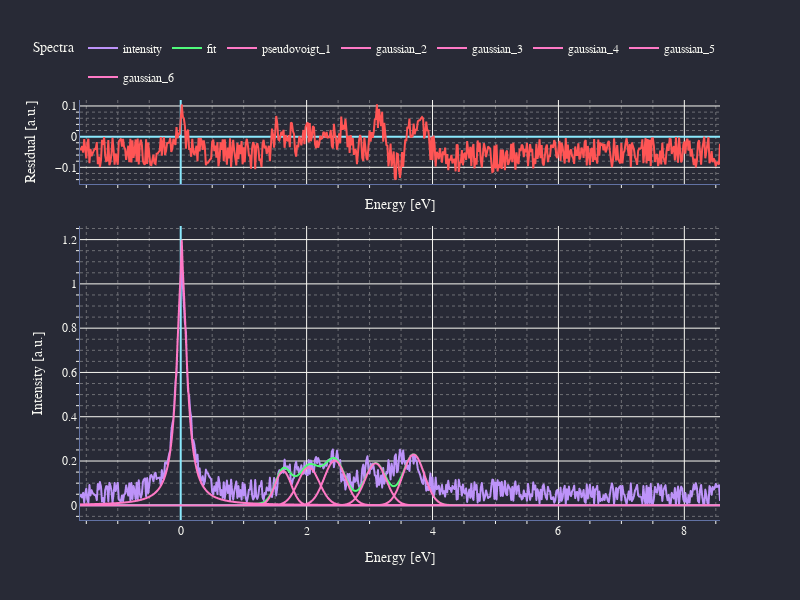
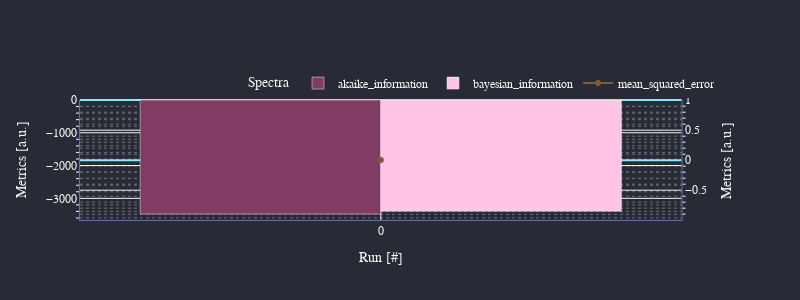

The cell these charts' notebook holds for them, in order:
### Markdown cell above
#### Run fitting and plot the results in the dark theme

### Code cell
spn.solver_model(initial_model=initial_model)

### Figure 1 — Plotly figure (JSON) as saved in the notebook; plotly's stock layout.template omitted (floating-point values rounded to 4 significant figures; data arrays with more than 128 entries replaced by an {"elided": "..."} marker saying what was removed)
{"data": [{"hovertemplate": "energy=%{x}<br>residual=%{y}<extra></extra>", "legendgroup": "", "line": {"color": "#ff5555", "dash": "solid"}, "marker": {"symbol": "circle"}, "mode": "lines", "name": "", "orientation": "v", "showlegend": false, "type": "scatter", "x": {"elided": "611 float values"}, "xaxis": "x", "y": {"elided": "611 float values"}, "yaxis": "y"}, {"hovertemplate": "variable=intensity<br>energy=%{x}<br>value=%{y}<extra></extra>", "legendgroup": "intensity", "line": {"color": "#bd93f9", "dash": "solid"}, "marker": {"symbol": "circle"}, "mode": "lines", "name": "intensity", "showlegend": true, "type": "scattergl", "x": {"elided": "611 float values"}, "xaxis": "x2", "y": {"elided": "611 float values"}, "yaxis": "y2"}, {"hovertemplate": "variable=fit<br>energy=%{x}<br>value=%{y}<extra></extra>", "legendgroup": "fit", "line": {"color": "#50fa7b", "dash": "solid"}, "marker": {"symbol": "circle"}, "mode": "lines", "name": "fit", "showlegend": true, "type": "scattergl", "x": {"elided": "611 float values"}, "xaxis": "x2", "y": {"elided": "611 float values"}, "yaxis": "y2"}, {"hovertemplate": "variable=pseudovoigt_1<br>energy=%{x}<br>value=%{y}<extra></extra>", "legendgroup": "pseudovoigt_1", "line": {"color": "#ff79c6", "dash": "solid"}, "marker": {"symbol": "circle"}, "mode": "lines", "name": "pseudovoigt_1", "showlegend": true, "type": "scattergl", "x": {"elided": "611 float values"}, "xaxis": "x2", "y": {"elided": "611 float values"}, "yaxis": "y2"}, {"hovertemplate": "variable=gaussian_2<br>energy=%{x}<br>value=%{y}<extra></extra>", "legendgroup": "gaussian_2", "line": {"color": "#ff79c6", "dash": "solid"}, "marker": {"symbol": "circle"}, "mode": "lines", "name": "gaussian_2", "showlegend": true, "type": "scattergl", "x": {"elided": "611 float values"}, "xaxis": "x2", "y": {"elided": "611 float values"}, "yaxis": "y2"}, {"hovertemplate": "variable=gaussian_3<br>energy=%{x}<br>value=%{y}<extra></extra>", "legendgroup": "gaussian_3", "line": {"color": "#ff79c6", "dash": "solid"}, "marker": {"symbol": "circle"}, "mode": "lines", "name": "gaussian_3", "showlegend": true, "type": "scattergl", "x": {"elided": "611 float values"}, "xaxis": "x2", "y": {"elided": "611 float values"}, "yaxis": "y2"}, {"hovertemplate": "variable=gaussian_4<br>energy=%{x}<br>value=%{y}<extra></extra>", "legendgroup": "gaussian_4", "line": {"color": "#ff79c6", "dash": "solid"}, "marker": {"symbol": "circle"}, "mode": "lines", "name": "gaussian_4", "showlegend": true, "type": "scattergl", "x": {"elided": "611 float values"}, "xaxis": "x2", "y": {"elided": "611 float values"}, "yaxis": "y2"}, {"hovertemplate": "variable=gaussian_5<br>energy=%{x}<br>value=%{y}<extra></extra>", "legendgroup": "gaussian_5", "line": {"color": "#ff79c6", "dash": "solid"}, "marker": {"symbol": "circle"}, "mode": "lines", "name": "gaussian_5", "showlegend": true, "type": "scattergl", "x": {"elided": "611 float values"}, "xaxis": "x2", "y": {"elided": "611 float values"}, "yaxis": "y2"}, {"hovertemplate": "variable=gaussian_6<br>energy=%{x}<br>value=%{y}<extra></extra>", "legendgroup": "gaussian_6", "line": {"color": "#ff79c6", "dash": "solid"}, "marker": {"symbol": "circle"}, "mode": "lines", "name": "gaussian_6", "showlegend": true, "type": "scattergl", "x": {"elided": "611 float values"}, "xaxis": "x2", "y": {"elided": "611 float values"}, "yaxis": "y2"}], "layout": {"font": {"color": "#f8f8f2", "family": "Fira Code", "size": 12}, "height": 600, "legend": {"orientation": "h", "title": {"text": "Spectra"}, "x": 1, "xanchor": "right", "y": 1.02, "yanchor": "bottom"}, "paper_bgcolor": "#282a36", "plot_bgcolor": "#282a36", "showlegend": true, "title": {}, "width": 800, "xaxis": {"anchor": "y", "color": "#f8f8f2", "domain": [0, 1], "gridcolor": "#f8f8f2", "linecolor": "#6272a4", "matches": "x2", "minor": {"griddash": "dot", "showgrid": true, "tickcolor": "#f8f8f2", "ticks": "outside"}, "showticklabels": false, "title": {"text": "Energy [eV]"}, "zerolinecolor": "#8be9fd"}, "xaxis2": {"anchor": "y2", "color": "#f8f8f2", "domain": [0, 1], "gridcolor": "#f8f8f2", "linecolor": "#6272a4", "minor": {"griddash": "dot", "showgrid": true, "tickcolor": "#f8f8f2", "ticks": "outside"}, "title": {"text": "Energy [eV]"}, "zerolinecolor": "#8be9fd"}, "yaxis": {"anchor": "x", "color": "#f8f8f2", "domain": [0.8, 1], "gridcolor": "#f8f8f2", "linecolor": "#6272a4", "minor": {"griddash": "dot", "showgrid": true, "tickcolor": "#f8f8f2", "ticks": "outside"}, "title": {"text": "Residual [a.u.]"}, "zerolinecolor": "#8be9fd"}, "yaxis2": {"anchor": "x2", "color": "#f8f8f2", "domain": [0, 0.7], "gridcolor": "#f8f8f2", "linecolor": "#6272a4", "minor": {"griddash": "dot", "showgrid": true, "tickcolor": "#f8f8f2", "ticks": "outside"}, "title": {"text": "Intensity [a.u.]"}, "zerolinecolor": "#8be9fd"}}}

### Figure 2 — Plotly figure (JSON) as saved in the notebook; plotly's stock layout.template omitted (floating-point values rounded to 4 significant figures)
{"data": [{"alignmentgroup": "True", "hovertemplate": "variable=akaike_information<br>index=%{x}<br>value=%{y}<extra></extra>", "legendgroup": "akaike_information", "marker": {"color": "#803C62", "pattern": {"shape": ""}}, "name": "akaike_information", "offsetgroup": "akaike_information", "orientation": "v", "showlegend": true, "textposition": "auto", "type": "bar", "x": [0], "xaxis": "x", "y": [-3478.0], "yaxis": "y"}, {"alignmentgroup": "True", "hovertemplate": "variable=bayesian_information<br>index=%{x}<br>value=%{y}<extra></extra>", "legendgroup": "bayesian_information", "marker": {"color": "#FFC4E6", "pattern": {"shape": ""}}, "name": "bayesian_information", "offsetgroup": "bayesian_information", "orientation": "v", "showlegend": true, "textposition": "auto", "type": "bar", "x": [0], "xaxis": "x", "y": [-3394.0], "yaxis": "y"}, {"hovertemplate": "variable=mean_squared_error<br>index=%{x}<br>value=%{y}<extra></extra>", "legendgroup": "mean_squared_error", "line": {"color": "#805C36", "dash": "solid"}, "marker": {"symbol": "circle"}, "mode": "lines+markers", "name": "mean_squared_error", "orientation": "v", "showlegend": true, "type": "scatter", "x": [0], "xaxis": "x", "y": [0.003169], "yaxis": "y2"}], "layout": {"font": {"color": "#f8f8f2", "family": "Fira Code", "size": 12}, "height": 300, "legend": {"orientation": "h", "title": {"text": "Spectra"}, "x": 1, "xanchor": "right", "y": 1.02, "yanchor": "bottom"}, "paper_bgcolor": "#282a36", "plot_bgcolor": "#282a36", "showlegend": true, "title": {}, "width": 800, "xaxis": {"anchor": "y", "color": "#f8f8f2", "domain": [0, 0.94], "gridcolor": "#f8f8f2", "linecolor": "#6272a4", "minor": {"griddash": "dot", "showgrid": true, "tickcolor": "#f8f8f2", "ticks": "outside"}, "title": {"text": "Run [#]"}, "type": "category", "zerolinecolor": "#8be9fd"}, "yaxis": {"anchor": "x", "color": "#f8f8f2", "domain": [0, 1], "gridcolor": "#f8f8f2", "linecolor": "#6272a4", "minor": {"griddash": "dot", "showgrid": true, "tickcolor": "#f8f8f2", "ticks": "outside"}, "title": {"text": "Metrics [a.u.]"}, "zerolinecolor": "#8be9fd"}, "yaxis2": {"anchor": "x", "color": "#f8f8f2", "gridcolor": "#f8f8f2", "linecolor": "#6272a4", "minor": {"griddash": "dot", "showgrid": true, "tickcolor": "#f8f8f2", "ticks": "outside"}, "overlaying": "y", "side": "right", "title": {"text": "Metrics [a.u.]"}, "zerolinecolor": "#8be9fd"}}}
